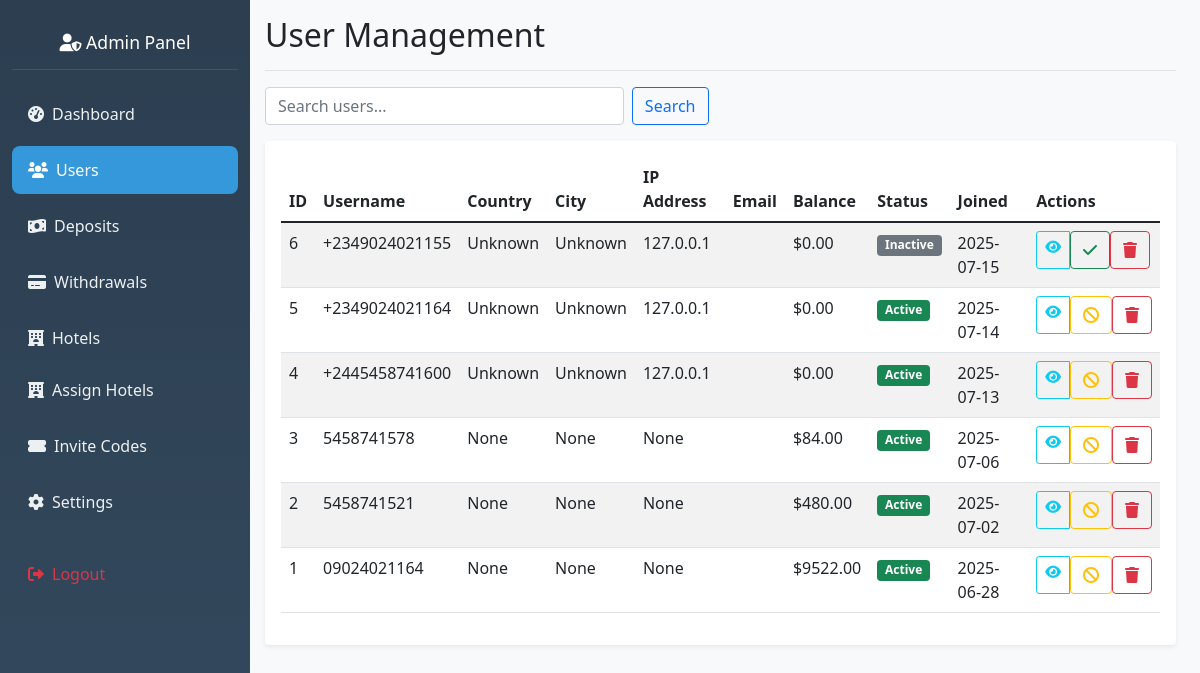
The page /admin/users (signed in) on the database as committed earlier.
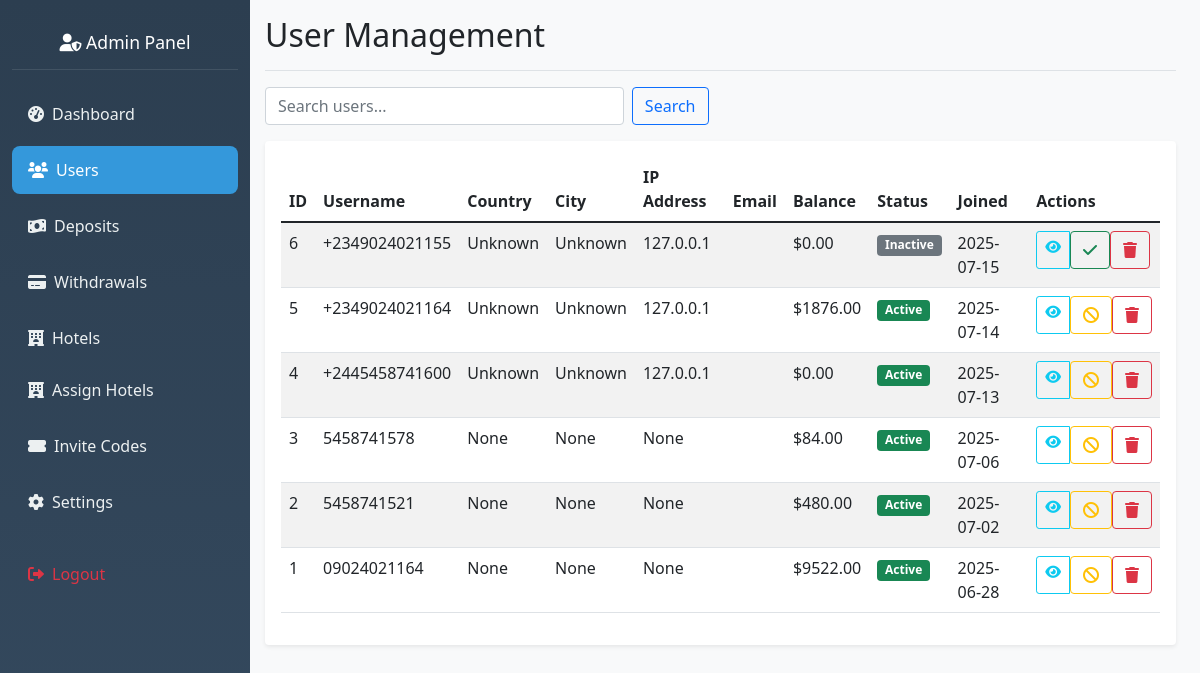
The same page on the database as committed later.
### hotel_app/models.py (models this page shows, shortened)
class User(db.Model, UserMixin):
    __tablename__ = 'user'
    id = db.Column(db.Integer, primary_key=True)
    nickname = db.Column(db.String(80))
    user_id = db.Column(db.String(6), unique=True)
    agent_id = db.Column(db.String(6), unique=True)
    contact = db.Column(db.String(20))
    invitation_code = db.Column(db.String(20))
    member_points = db.Column(db.Integer, default=0)
    balance = db.Column(db.Float, default=0.0)
    vip_level = db.Column(db.String(10), default='VIP0')
    withdrawal_password = db.Column(db.String(100))
    password_hash = db.Column(db.String(100))
    is_active = db.Column(db.Boolean, default=False)
    created_at = db.Column(db.DateTime, default=datetime.utcnow)
    session_locked = db.Column(db.Boolean, default=False)
    total_commission_earned = db.Column(db.Float, default=0.0)
    first_session_completed = db.Column(db.Boolean, default=False)
    session_reset_date = db.Column(db.String)
    bound_wallet_type = db.Column(db.String(20))
    max_first_session_reservations = db.Column(db.Integer, default=35)
    wallet_bound_at = db.Column(db.DateTime)
    second_session_reservations_count = db.Column(db.Integer, default=0)
    second_session_commission = db.Column(db.Float, default=0.0)
    bound_wallet_address = db.Column(db.String(200))
    first_session_commission = db.Column(db.Float, default=0.0)
    first_session_reservations_count = db.Column(db.Integer, default=0)
    current_session = db.Column(db.String(10), default='first')
    ip_address = db.Column(db.String(45))  # IPv6 can be up to 45 characters
    country = db.Column(db.String(100))
    country_code = db.Column(db.String(2))
    region = db.Column(db.String(100))
    city = db.Column(db.String(100))
    latitude = db.Column(db.Float)
    longitude = db.Column(db.Float)
    timezone = db.Column(db.String(50))
    isp = db.Column(db.String(255))
    last_location_update = db.Column(db.DateTime, default=datetime.utcnow)
    reservations = db.relationship('Reservation', backref='user', lazy=True)
    deposit_requests = db.relationship('DepositRequest', backref='user', lazy=True)
    withdrawal_requests = db.relationship('WithdrawalRequest', backref='user', lazy=True)
    hotel_assignments = db.relationship('UserHotelAssignment', backref='user', lazy=True)
    hotel_ratings = db.relationship('UserHotelRating', backref='user', lazy=True)

### hotel_app/routes.py (the view)
@app.route('/admin/users')
@admin_required
def view_users():
    page = request.args.get('page', 1, type=int)
    search = request.args.get('search', '')
    vip_filter = request.args.get('vip_level', '')
    users_query = User.query
    if search:
        users_query = users_query.filter(
            User.nickname.contains(search) |
            User.user.agent_id.contains(search)
        )
    if vip_filter:
        users_query = users_query.filter(User.vip_level == vip_filter)
    users = users_query.order_by(User.id.desc()).paginate(
        page=page, per_page=20, error_out=False
    )
    vip_levels = ['vip0', 'vip1', 'vip2', 'vip3']
    return render_template('admin_users.html',
                         users=users,
                         search=search,
                         vip_levels=vip_levels,
                         current_vip_filter=vip_filter)

### hotel_app/routes.py (called while the page is built)
def admin_required(f):
    @wraps(f)
    def wrapper(*args, **kwargs):
        admin_id = session.get('admin_id')
        if not admin_id:
            flash("Admin login required.", "danger")
            return redirect(url_for('admin_login'))
        admin = Admin.query.get(admin_id)
        if not admin or not admin.is_active:
            session.pop('admin_id', None)
            flash("Admin access denied.", "danger")
            return redirect(url_for('admin_login'))
        g.current_admin = admin
        return f(*args, **kwargs)
    return wrapper

@app.before_request
def check_admin_routes():
    if request.endpoint and request.endpoint.startswith('admin_') and request.endpoint != 'admin_login':
        if 'admin_id' not in session:
            return redirect(url_for('admin_login'))

### hotel_app/templates/admin_users.html (shortened to what this page needs)
{% extends "admin_base.html" %}
{% block content %}
<div class="d-flex justify-content-between flex-wrap flex-md-nowrap align-items-center pb-2 mb-3 border-bottom">
    <h1 class="h2">User Management</h1>
</div>
<div class="row mb-3">
    <div class="col-md-6">
        <form method="GET" class="d-flex">
            <input type="text" class="form-control me-2" name="search" value="{{ search }}" placeholder="Search users...">
            <button type="submit" class="btn btn-outline-primary">Search</button>
        </form>
    </div>
</div>
<div class="card">
    <div class="card-body">
        <div class="table-responsive">
            <table class="table table-striped">
                <thead>
                    <tr>
                        <th>ID</th>
                        <th>Username</th>
                        <th>Country</th>
                        <th>City</th>
                        <th>IP Address</th>
                        <th>Email</th>
                        <th>Balance</th>
                        <th>Status</th>
                        <th>Joined</th>
                        <th>Actions</th>
                    </tr>
                </thead>
                <tbody>
                    {% for user in users.items %}
                    <tr>
                        <td>{{ user.id }}</td>
                        <td>{{ user.contact }}</td>
                        <td>{{ user.country }}</td>
                        <td>{{ user.city }}</td>
                        <td>{{ user.ip_address }}</td>
                        <td>{{ user.email }}</td>
                        <td>${{ "%.2f"|format(user.balance or 0) }}</td>
                        <td>
                            <span class="badge bg-{{ 'success' if user.is_active else 'secondary' }}">
                                {{ 'Active' if user.is_active else 'Inactive' }}
                            </span>
                        </td>
                        <td>{{ user.created_at.strftime('%Y-%m-%d') if user.created_at else 'N/A' }}</td>
                        <td>
                            <div class="btn-group btn-group-sm">
                                <a href="{{ url_for('view_user_details', user_id=user.id) }}" class="btn btn-outline-info">
                                    <i class="fas fa-eye"></i>
                                </a>
                                <form method="POST" action="{{ url_for('toggle_user', user_id=user.id) }}" class="d-inline">
                                    <button type="submit" class="btn btn-outline-{{ 'warning' if user.is_active else 'success' }}">
                                        <i class="fas fa-{{ 'ban' if user.is_active else 'check' }}"></i>
                                    </button>
                                </form>
                                <form method="POST" action="{{ url_for('delete_user', user_id=user.id) }}" class="d-inline"
                                      onsubmit="return confirm('Are you sure you want to delete this user?')">
                                    <button type="submit" class="btn btn-outline-danger">
                                        <i class="fas fa-trash"></i>
                                    </button>
                                </form>
                            </div>
                        </td>
                    </tr>
                    {% endfor %}
                </tbody>
            </table>
        </div>
    </div>
</div>
{% endblock %}

Rows that differ between the two databases and show on the page:
changed User id 5: balance "0.00" → "1876.00"
